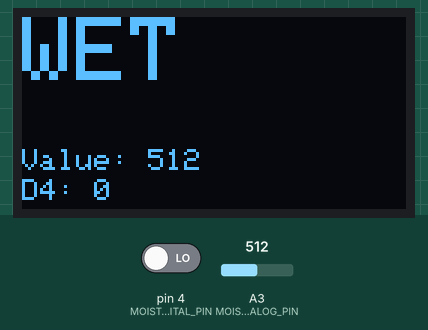
This program was run on a simulated Arduino Nano, built with avr-gcc and run on an emulated ATmega328P. Parts: 128×64 one-colour display. The inputs (shaded band) are chosen by the test bench; at power-on: A3 (MOISTURE_ANALOG_PIN) = 512, pin 4 (MOISTURE_DIGITAL_PIN) LOW. What the program prints to the serial monitor is not drawn.

Above: at 1.2 s.
1.3 s: A3 (MOISTURE_ANALOG_PIN) set to 810
At 2.6 s:
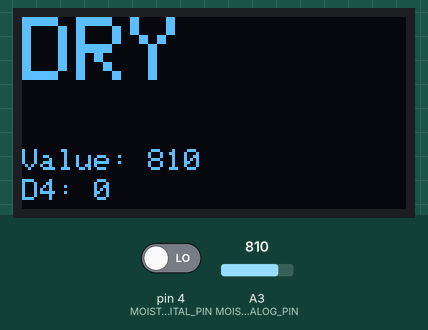
3.6 s: A3 (MOISTURE_ANALOG_PIN) set to 782
At 5.1 s:
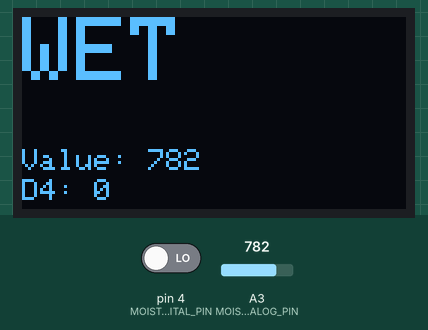
5.7 s: pin 4 (MOISTURE_DIGITAL_PIN) driven HIGH
At 7.4 s:
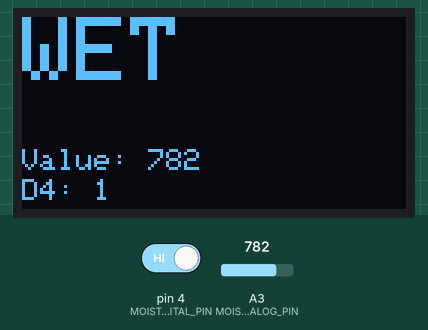
7.7 s: A3 (MOISTURE_ANALOG_PIN) set to 716
At 8.9 s:
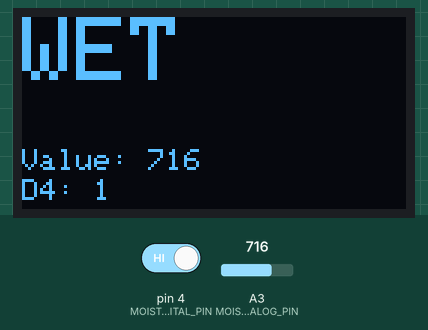
9.8 s: pin 4 (MOISTURE_DIGITAL_PIN) driven LOW
At 11.4 s:
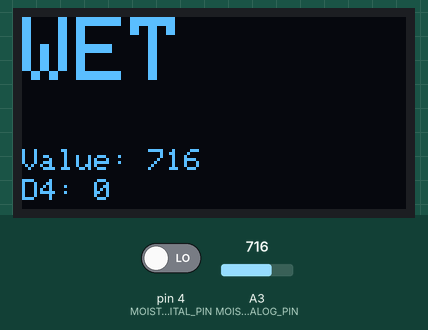
Timing chart, 0 to 12.8 s (numbered marks = the images above; inputs shaded):
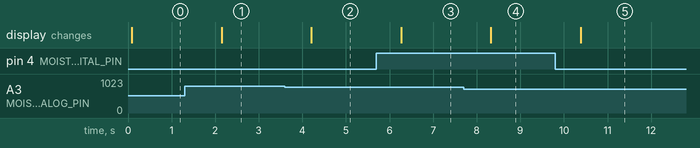

Measured:
- the behaviour switches between 800 and 799 on A3 (MOISTURE_ANALOG_PIN) (found by bisection; images 1 and 2)
- after the input at 1.3 s, the display: changes after 0.85 s (image 1)
- after the input at 3.6 s, the display: changes after 0.60 s (image 2)
- after the input at 5.7 s, the display: changes after 0.56 s (image 3)
- after the input at 7.7 s, the display: changes after 0.62 s (image 4)
- after the input at 9.8 s, the display: changes after 0.58 s (image 5)

The program:

main.cpp
```cpp
#include <Arduino.h>
#include <Wire.h>
#include <Adafruit_GFX.h>
#include <Adafruit_SSD1306.h>

constexpr int MOISTURE_ANALOG_PIN = A3;
constexpr int MOISTURE_DIGITAL_PIN = 4;
constexpr int MOISTURE_THRESHOLD = 800;
constexpr int SCREEN_WIDTH = 128;
constexpr int SCREEN_HEIGHT = 64;

Adafruit_SSD1306 display(SCREEN_WIDTH, SCREEN_HEIGHT, &Wire, -1);

void setup() {
  Serial.begin(115200);
  pinMode(MOISTURE_DIGITAL_PIN, INPUT);

  Wire.begin();
  Wire.setClock(100000);

  if (!display.begin(SSD1306_SWITCHCAPVCC, 0x3C)) {
    Serial.println("OLED init failed");
    while (true) {
      delay(1000);
    }
  }

  display.clearDisplay();
  display.display();
}

void loop() {
  const int analogValue = analogRead(MOISTURE_ANALOG_PIN);
  const int digitalValue = digitalRead(MOISTURE_DIGITAL_PIN);
  const char *moistureStatus = analogValue < MOISTURE_THRESHOLD ? "WET" : "DRY";

  Serial.print("Moisture analog: ");
  Serial.print(analogValue);
  Serial.print(" | digital: ");
  Serial.println(digitalValue);
  Serial.print("Status: ");
  Serial.println(moistureStatus);

  display.clearDisplay();
  display.setTextColor(SSD1306_WHITE);
  display.setTextWrap(false);

  display.setCursor(0, 0);
  display.setTextSize(3);
  display.println(moistureStatus);

  display.setTextSize(1);
  display.setCursor(0, 44);
  display.print("Value: ");
  display.println(analogValue);

  display.setCursor(0, 54);
  display.print("D4: ");
  display.println(digitalValue);

  display.display();

  delay(1000);
}
```
